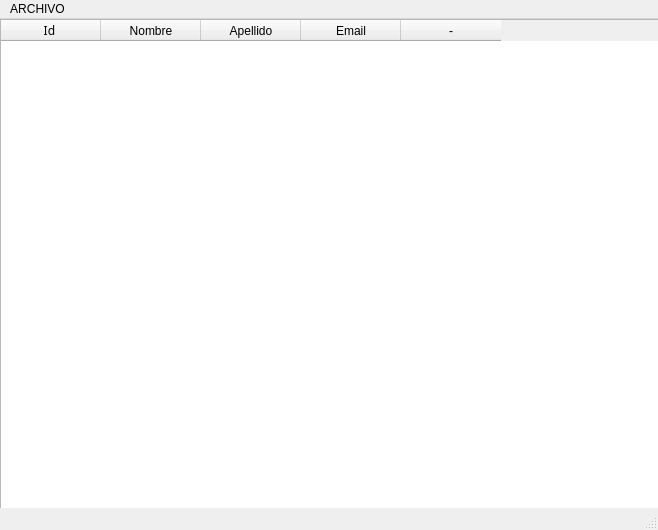
<?xml version="1.0" encoding="UTF-8"?>
<ui version="4.0">
 <class>MainWindow</class>
 <widget class="QMainWindow" name="MainWindow">
  <property name="geometry">
   <rect>
    <x>0</x>
    <y>0</y>
    <width>658</width>
    <height>530</height>
   </rect>
  </property>
  <property name="windowTitle">
   <string>MainWindow</string>
  </property>
  <widget class="QWidget" name="centralwidget">
   <widget class="QTableWidget" name="studentsTable">
    <property name="geometry">
     <rect>
      <x>0</x>
      <y>0</y>
      <width>781</width>
      <height>561</height>
     </rect>
    </property>
    <column>
     <property name="text">
      <string>Id </string>
     </property>
     <property name="font">
      <font>
       <family>Uroob</family>
      </font>
     </property>
    </column>
    <column>
     <property name="text">
      <string>Nombre</string>
     </property>
    </column>
    <column>
     <property name="text">
      <string>Apellido</string>
     </property>
    </column>
    <column>
     <property name="text">
      <string>Email</string>
     </property>
    </column>
    <column>
     <property name="text">
      <string>-</string>
     </property>
    </column>
   </widget>
  </widget>
  <widget class="QMenuBar" name="menubar">
   <property name="geometry">
    <rect>
     <x>0</x>
     <y>0</y>
     <width>658</width>
     <height>22</height>
    </rect>
   </property>
   <widget class="QMenu" name="menuARCHIVO">
    <property name="title">
     <string>ARCHIVO</string>
    </property>
    <addaction name="newStudentAction"/>
    <addaction name="exitAction"/>
   </widget>
   <addaction name="menuARCHIVO"/>
  </widget>
  <widget class="QStatusBar" name="statusbar"/>
  <action name="newStudentAction">
   <property name="text">
    <string>Nuevo Estudiante</string>
   </property>
  </action>
  <action name="exitAction">
   <property name="text">
    <string>Salir</string>
   </property>
  </action>
 </widget>
 <resources/>
 <connections/>
</ui>
